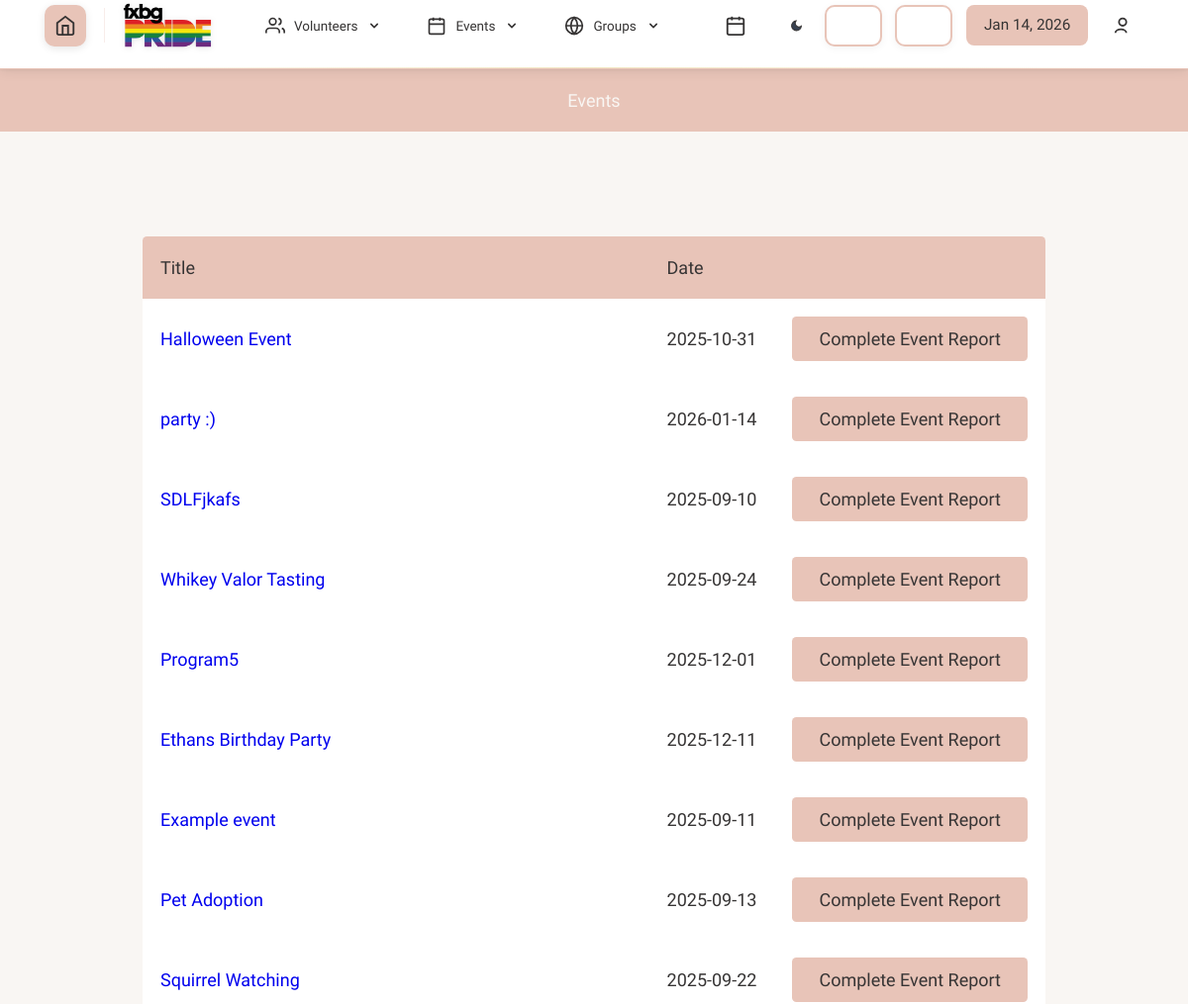
The app's page /adminViewingEvents.php (signed in, upper part), older data.
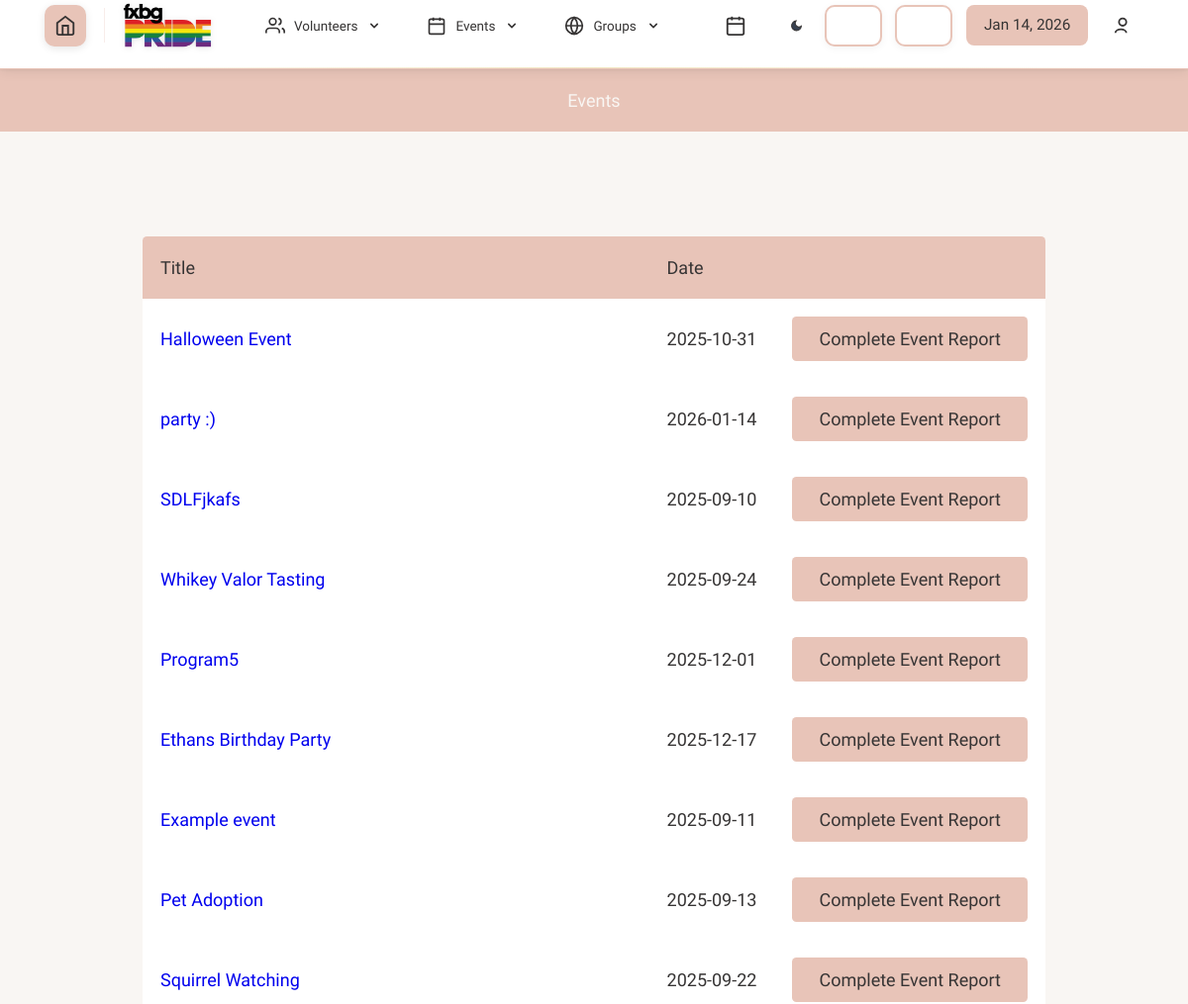
The same page, newer data.
### tables this page shows
CREATE TABLE `dbevents` (
  `id` int NOT NULL,
  `name` text NOT NULL,
  `date` char(10) NOT NULL,
  `startTime` char(5) NOT NULL,
  `endTime` char(5) NOT NULL,
  `description` text NOT NULL,
  `capacity` int NOT NULL,
  `completed` text NOT NULL,
  `restricted_signup` tinyint(1) NOT NULL,
  `location` text,
  `type` text NOT NULL,
  `volunteer_coordinator` int DEFAULT NULL
);

### database/dbEvents.php (called while the page is built, shortened)
<?php
include_once(dirname(__FILE__) . '/../domain/Event.php');
function make_an_event($result_row)
{
    $theEvent = new Event(
        $result_row['id'],
        $result_row['name'],
        date: $result_row['date'],
        startTime: $result_row['startTime'],
        endTime: $result_row['endTime'],
        description: $result_row['description'],
        capacity: $result_row['capacity'],
        completed: $result_row['completed'],
        restricted_signup: $result_row['restricted_signup'],
        type: $result_row['type']
    );
    return $theEvent;
}
function get_all_events()
{
    $con = connect();
    $query = "SELECT * FROM dbevents" .
            " ORDER BY completed";
    $result = mysqli_query($con, $query);
    $theEvents = array();
    while ($result_row = mysqli_fetch_assoc($result)) {
        $theEvent = make_an_event($result_row);
        $theEvents[] = $theEvent;
    }
    return $theEvents;
}

### domain/Event.php (called while the page is built, shortened)
<?php
class Event
{
    private $id;
    private $name;
    private $date;
    function __construct($id, $name, $date, $startTime, $endTime, $description, $capacity, $completed, $restricted_signup, $type)
    {
        $this->id = $id;
        $this->name = $name;
        $this->date = $date;
    }
    function getID()
    {
        return $this->id;
    }
    function getName()
    {
        return $this->name;
    }
    function getDate()
    {
        return $this->date;
    }
}

### adminViewingEvents.php (the view, shortened to what this page needs)
<?php
    include 'database/dbEvents.php';
?>
<!DOCTYPE html>
<html>
    <head>
        <?php require_once('universal.inc') ?>
        <link rel="stylesheet" href="css/messages.css"></link>
    </head>
    <body>
        <?php require_once('header.php') ?>
        <?php require_once('database/dbEvents.php');?>
        <h1>Events</h1>
        <main class="general">
            <?php
                $events = get_all_events();
            if (sizeof(get_all_events())) : ?>
                <div class="table-wrapper">
                    <table class="general">
                        <thead>
                            <tr>
                                <th>Title</th>
                                <th style="width:1px">Date</th>
                                <th style="width:1px"></th>
                            </tr>
                        </thead>
                        <tbody class="standout">
                            <?php
                            foreach ($events as $event) {
                                $eventID = $event->getID();
                                $title = $event->getName();
                                $date = $event->getDate();
                                    echo "
                                        <tr data-event-id='$eventID'>
                                            <td><a href='event.php?id=$eventID'>$title</a></td>
                                            <td>$date</td>
                                            <td><a class='button sign-up' href='eventReport.php'>Complete Event Report</a></td>
                                        </tr>";
                            }
                            ?>
                        </tbody>
                    </table>
                </div>
            <?php else : ?>
                <p class="no-events standout">There are currently no events available to view.<a class="button add" href="addEvent.php">Create a New Event</a> </p>
            <?php endif ?>
        </main>
    </body>
</html>

Row changes from the older to the newer data that the page shows:
changed dbevents "Ethans Birthday Party": date "2025-12-11" → "2025-12-17"
